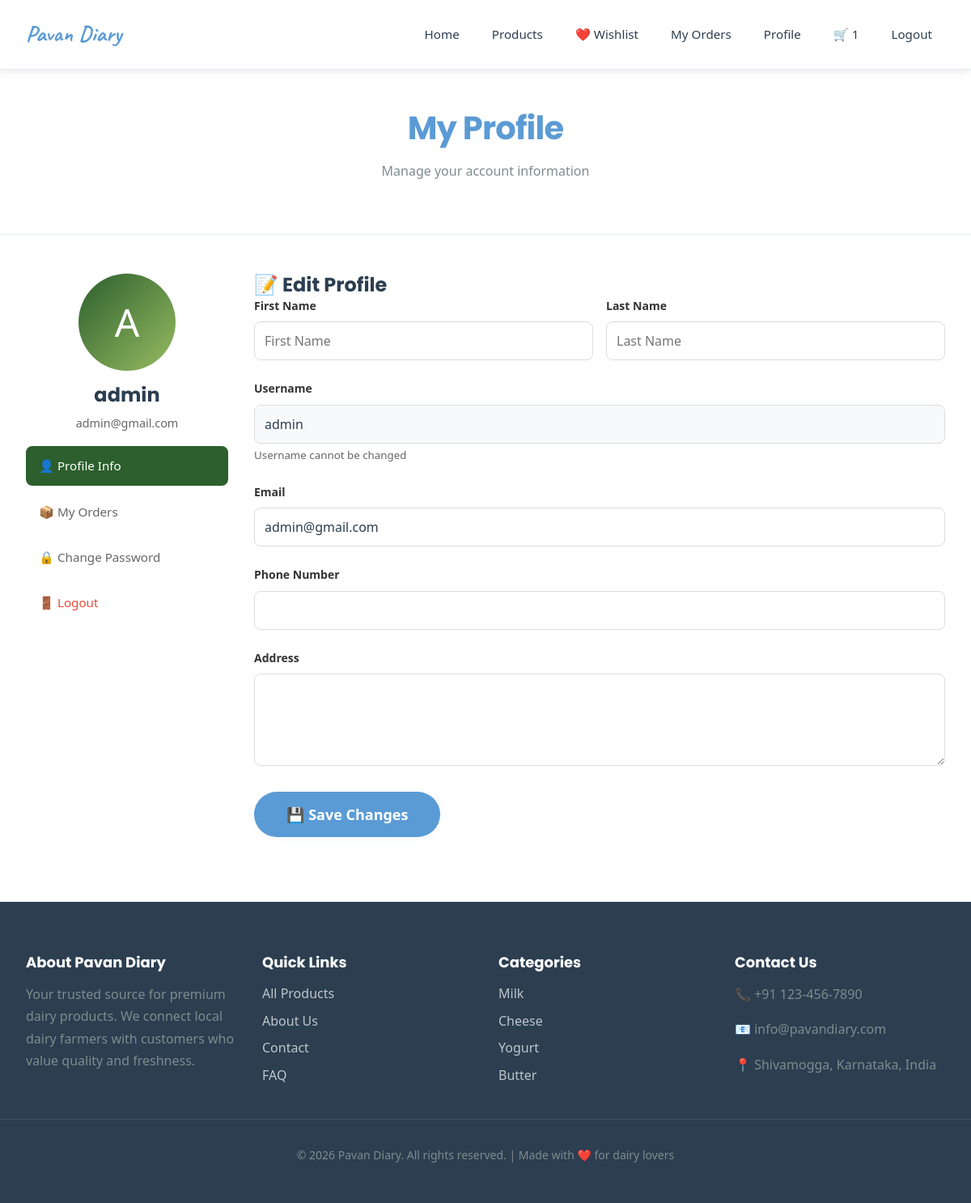
The app's page /profile/ (signed in), older data.
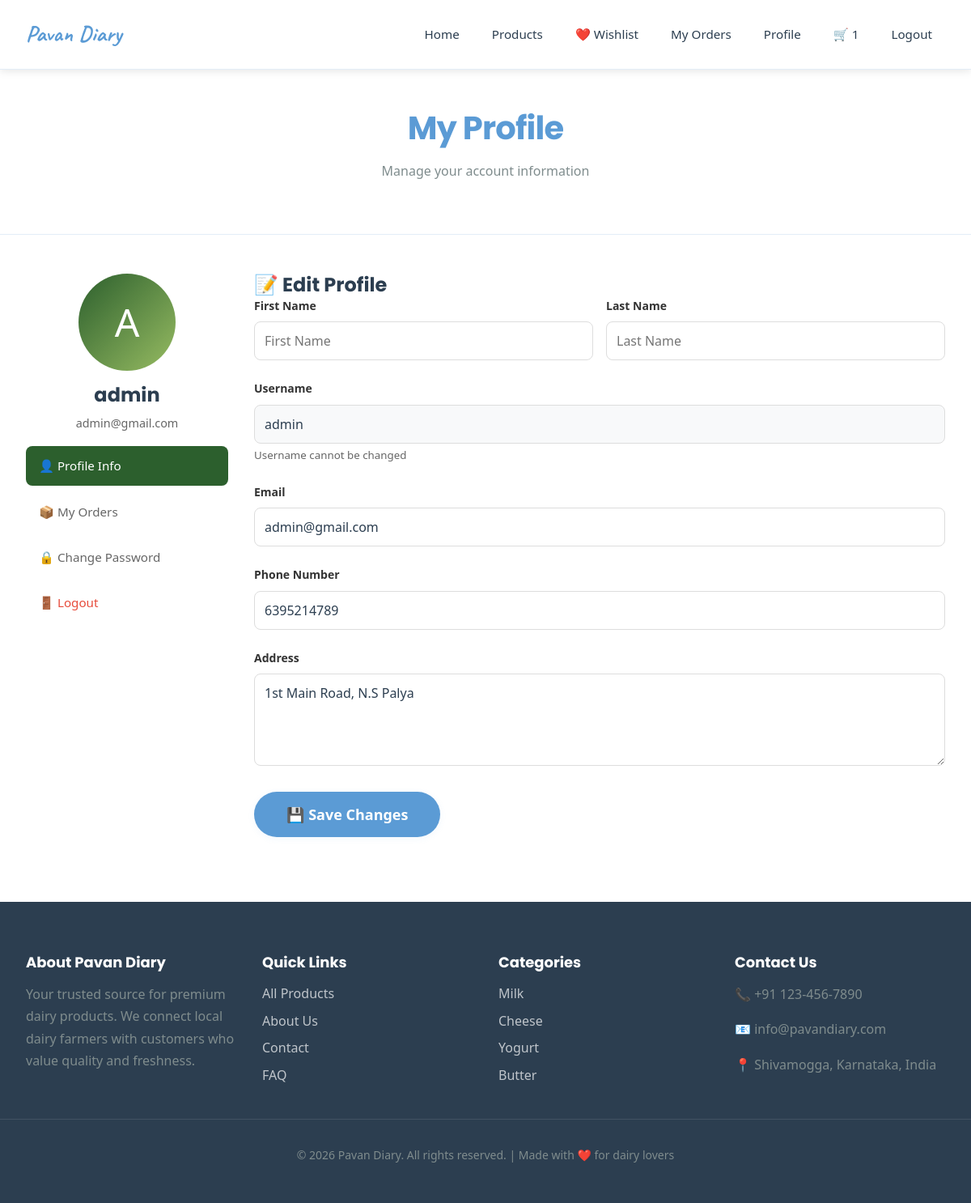
The same page, newer data.
### users/models.py (models this page shows, shortened)
class User(AbstractUser):
    phone = models.CharField(max_length=15, blank=True)
    address = models.TextField(blank=True)
    city = models.CharField(max_length=100, blank=True)
    state = models.CharField(max_length=100, blank=True)
    pincode = models.CharField(max_length=10, blank=True)
    created_at = models.DateTimeField(auto_now_add=True)
    updated_at = models.DateTimeField(auto_now=True)
    groups = models.ManyToManyField(
        'auth.Group',
        related_name='custom_user_set',
        blank=True,
        help_text='The groups this user belongs to.',
        verbose_name='groups',
    )
    user_permissions = models.ManyToManyField(
        'auth.Permission',
        related_name='custom_user_set',
        blank=True,
        help_text='Specific permissions for this user.',
        verbose_name='user permissions',
    )
    class Meta:
        db_table = 'users'

### users/views.py (the view, shortened to what this page needs)
# urls.py: path('profile/', views.profile, name='profile'),
@login_required
def profile(request):
    total_orders = Order.objects.filter(customer=request.user).count()
    total_spent = Order.objects.filter(
        customer=request.user,
        payment_status='completed'
    ).aggregate(total=Sum('total_amount'))['total'] or Decimal('0.00')
    context = {
        'total_orders': total_orders,
        'total_spent': total_spent,
    }
    return render(request, 'users/profile.html', context)

### cart/context_processors.py (called while the page is built)
def cart_count(request):
    if request.user.is_authenticated:
        from django.db.models import Sum
        result = CartItem.objects.filter(user=request.user).aggregate(total=Sum('quantity'))
        count = result['total'] or 0
    else:
        count = 0
    return {'cart_count': count}

### templates/users/profile.html (shortened to what this page needs)
{% extends 'core/base.html' %}
{% load static %}
{% block extra_css %}
    <link rel="stylesheet" href="{% static 'css/pages/profile.css' %}?v=1">
{% endblock %}
{% block content %}
<div class="page-header">
    <h1>My Profile</h1>
    <p>Manage your account information</p>
</div>
<div class="profile-layout">
    <div>
        <div class="card">
            <div class="card-body profile-card">
                <div class="profile-avatar">
                    {{ user.username|slice:":1"|upper }}
                </div>
                <h3 class="profile-name">{{ user.get_full_name|default:user.username }}</h3>
                <p class="profile-email">{{ user.email }}</p>
            </div>
        </div>
        <div class="card" style="margin-top: 1rem;">
            <div class="card-body">
                <nav class="profile-nav">
                    <a href="#profile" class="profile-nav-link active" onclick="showTab('profile')">
                        👤 Profile Info
                    </a>
                    <a href="#orders" class="profile-nav-link" onclick="showTab('orders')">
                        📦 My Orders
                    </a>
                    <a href="#password" class="profile-nav-link" onclick="showTab('password')">
                        🔒 Change Password
                    </a>
                    <a href="{% url 'logout' %}" class="profile-nav-link logout-link">
                        🚪 Logout
                    </a>
                </nav>
            </div>
        </div>
    </div>
    <div>
        <div id="profile-tab" class="profile-tab active-tab">
            <div class="card">
                <div class="card-header">
                    <h3>📝 Edit Profile</h3>
                </div>
                <div class="card-body">
                    <form method="post">
                        <div class="form-grid">
                            <div class="form-group">
                                <label>First Name</label>
                                <input type="text" name="first_name" value="{{ user.first_name }}" placeholder="First Name">
                            </div>
                            <div class="form-group">
                                <label>Last Name</label>
                                <input type="text" name="last_name" value="{{ user.last_name }}" placeholder="Last Name">
                            </div>
                        </div>
                        <div class="form-group">
                            <label>Username</label>
                            <input type="text" value="{{ user.username }}" disabled class="disabled">
                            <small>Username cannot be changed</small>
                        </div>
                        <div class="form-group">
                            <label>Email</label>
                            <input type="email" name="email" value="{{ user.email }}" required>
                        </div>
                        <div class="form-group">
                            <label>Phone Number</label>
                            <input type="tel" name="phone" value="{{ user.phone }}" required>
                        </div>
                        <div class="form-group">
                            <label>Address</label>
                            <textarea name="address" rows="4" required>{{ user.address }}</textarea>
                        </div>
                        <button type="submit" class="btn btn-lg">💾 Save Changes</button>
                    </form>
                </div>
            </div>
        </div>
    </div>
</div>
{% endblock %}

Row changes from the older to the newer data that the page shows:
changed User "admin": phone (not shown) → "6395214789"; address (not shown) → "1st Main Road, N.S Palya"
